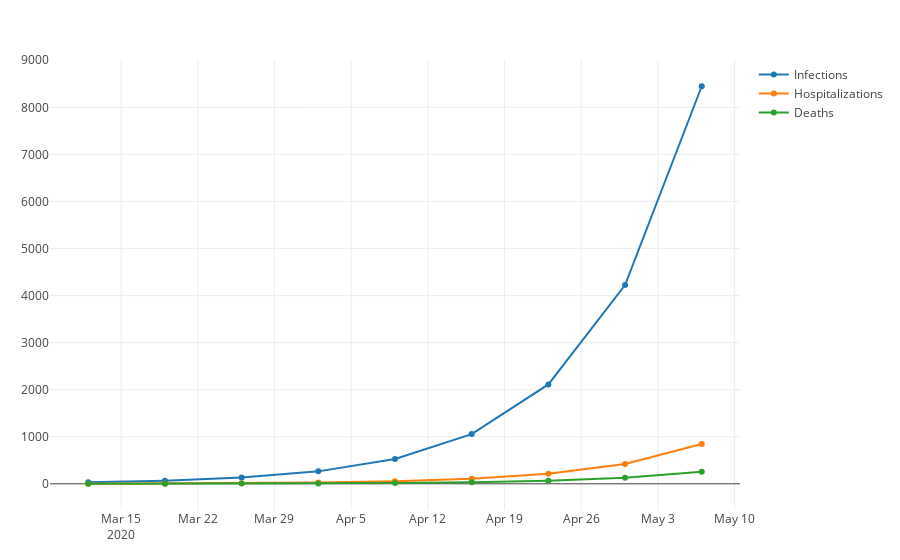

The code cell stored with this chart in its notebook:
### Markdown cell above
## Colorado
According to [CDPHE](https://docs.google.com/document/d/e/2PACX-1vRSxDeeJEaDxir0cCd9Sfji8ZPKzNaCPZnvRCbG63Oa1ztz4B4r7xG_wsoC9ucd_ei3--Pz7UD50yQD/pub) there are currently 33 positive cases in Colorado

### Code cell
co = plot_covid(Day(60), 33)

### Figure 1 — Plotly figure (JSON) as saved in the notebook; plotly's stock layout.template omitted (floating-point values rounded to 4 significant figures)
{"data": [{"name": "Infections", "type": "scatter", "x": ["2020-03-12", "2020-03-19", "2020-03-26", "2020-04-02", "2020-04-09", "2020-04-16", "2020-04-23", "2020-04-30", "2020-05-07"], "y": [33, 66, 132, 264, 528, 1056, 2112, 4224, 8448]}, {"name": "Hospitalizations", "type": "scatter", "x": ["2020-03-12", "2020-03-19", "2020-03-26", "2020-04-02", "2020-04-09", "2020-04-16", "2020-04-23", "2020-04-30", "2020-05-07"], "y": [3.3, 6.6, 13.2, 26.4, 52.8, 105.6, 211.2, 422.4, 844.8]}, {"name": "Deaths", "type": "scatter", "x": ["2020-03-12", "2020-03-19", "2020-03-26", "2020-04-02", "2020-04-09", "2020-04-16", "2020-04-23", "2020-04-30", "2020-05-07"], "y": [0.99, 1.98, 3.96, 7.92, 15.84, 31.68, 63.36, 126.7, 253.4]}], "layout": {"margin": {"b": 50, "l": 50, "r": 50, "t": 60}}}
